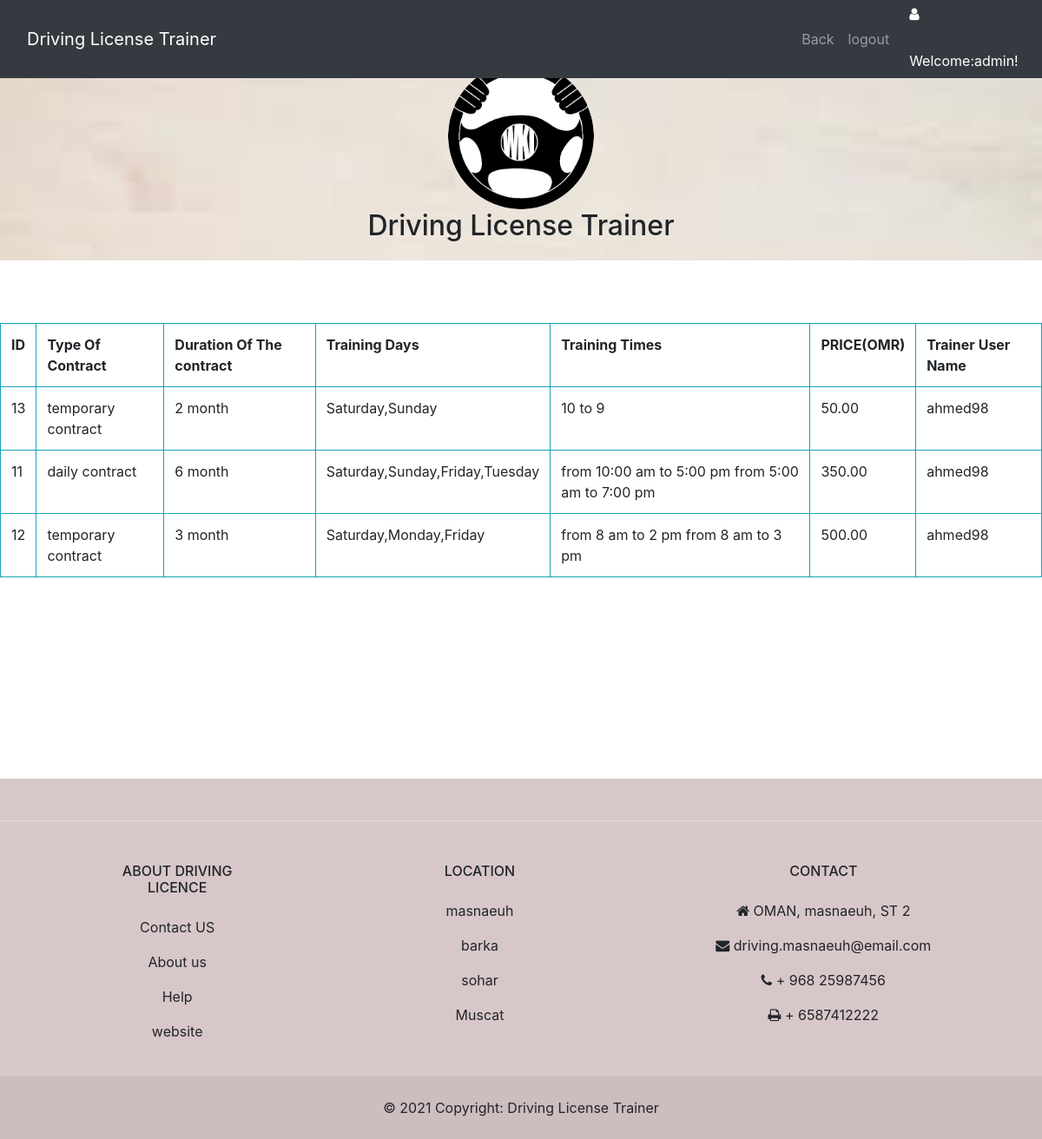
The app's page /admin_view_TrainingDetalies.php?username=ahmed98 (signed in) with its own data.
### tables this page shows
CREATE TABLE IF NOT EXISTS `tbldetailstrainng` (
  `deid` int(8) NOT NULL AUTO_INCREMENT,
  `Typ_contr` varchar(20) NOT NULL COMMENT 'Type_of_Contract',
  `Dur_contr` varchar(20) NOT NULL COMMENT 'Duration of the contract',
  `tra_days` varchar(200) NOT NULL COMMENT 'training days',
  `tra_time` varchar(200) NOT NULL COMMENT 'training times',
  `price` float(8,2) NOT NULL,
  `num_trainees` int(20) NOT NULL,
  `username` varchar(20) NOT NULL,
  PRIMARY KEY (`deid`)
);

CREATE TABLE IF NOT EXISTS `tbltrainer` (
  `trid` int(10) NOT NULL AUTO_INCREMENT,
  `fname` varchar(15) NOT NULL,
  `lname` varchar(15) NOT NULL,
  `email` varchar(50) NOT NULL,
  `phone` int(8) NOT NULL,
  `address` varchar(30) NOT NULL,
  `brithdate` date NOT NULL,
  `gender` varchar(10) NOT NULL,
  `licensing` blob NOT NULL,
  `IDcard` blob NOT NULL,
  `seq` varchar(100) NOT NULL,
  `answer` varchar(50) NOT NULL,
  `username` varchar(20) NOT NULL,
  `password` varchar(8) NOT NULL,
  `status` varchar(20) NOT NULL,
  `gname` varchar(30) NOT NULL,
  `wname` varchar(30) NOT NULL,
  PRIMARY KEY (`trid`)
);

### admin_view_TrainingDetalies.php (the view, shortened to what this page needs)
<!DOCTYPE html PUBLIC "-//W3C//DTD XHTML 1.0 Transitional//EN" "http://www.w3.org/TR/xhtml1/DTD/xhtml1-transitional.dtd">
<html xmlns="http://www.w3.org/1999/xhtml">
<head>
<link rel="stylesheet" type="text/css"  href="BOOTSTRAPFILE/css/bootstrap.css">
    </head>
    <body  style="margin:0; padding:0; border:0;  background-color:white   ">
       <nav class="navbar navbar-expand-lg navbar-dark bg-dark fixed-top">
     <div class="container">
     <a class="navbar-brand" href="#">Driving License Trainer </a>
      <div class="collapse navbar-collapse" id="navbarResponsive">
         <ul class="navbar-nav ml-auto">
                     <li class="nav-item">
            <a class="nav-link" href="admin_View_Aprove_Trainer.php">Back</a>
          </li>
          <li class="nav-item">
            <a class="nav-link" href="logout.php">logout </a>
          </li>
        </ul>
      </div>
    </div>   <div class="icon" style="color: #FFFFFF"><i class="fa  fa-user" style="width:30px; height:50px"></i>Welcome:<?php
	$usernamea= $_SESSION['txtid1'];
	include ("connect.php");
	$qryname = "select * from  tbladmin where ausername='$usernamea' ";
	$result = mysqli_query($con,$qryname);
	while($rows = mysqli_fetch_assoc($result))
	{ $namee=$rows['aname'];
}
	echo $namee. "!";
	?></div>
  </nav>
 <header class="text-center" style="background-image:url('img/bg1.jpg'); background-repeat:no-repeat; background-size:cover; height: 300px;">
    &nbsp;<br /><br /><br />
	 <img class="img-fluid rounded-circle"  src="img/images.png" alt="" height="147" width="168">
	 <h2>Driving License Trainer</h2>
	 </header>
<br /><br />
<?php
   include('connect.php');
   $username=$_GET['username'];
	$q="select * from   tbldetailstrainng a,tbltrainer d  where      a.username=d.username and   d.username='$username'   ";
$r=mysqli_query($con,$q);
$num=mysqli_num_rows($r);
if ($num > 0){
	echo "<br>";
echo"<table  class=table table-striped  border=1 width=700 align=center cellspacing=0>";
echo"<th class='border border-info'>  ID";
echo"<th class='border border-info'>  Type Of Contract";
echo"<th class='border border-info'> Duration Of The contract	";
echo"<th class='border border-info'> Training Days";
echo"<th class='border border-info'> Training Times";
echo"<th class='border border-info'> PRICE(OMR)";
echo"<th class='border border-info'>  Trainer User Name";
echo"<tr>";
while($row = mysqli_fetch_assoc($r)) {
$deid=$row["deid"];
$Typ_contr=$row["Typ_contr"];
$Dur_contr=$row["Dur_contr"];
$tra_days=$row["tra_days"];
$tra_time=$row["tra_time"];
$price=$row["price"];
$username=$row["username"];
echo"<tr class='border border-info'>";
echo"<td class='border border-info'>$deid";
echo"<td class='border border-info'>$Typ_contr";
echo"<td class='border border-info'>$Dur_contr";
echo"<td class='border border-info'>$tra_days";
echo"<td class='border border-info'>$tra_time";
echo"<td class='border border-info'>$price";
echo"<td class='border border-info'>$username";
echo"</tr>";
		}
echo"</table><br>";
}else{
	echo "<center>This user has not added any training details! <br></center>";
			unset($_SESSION["username"]);
}
?>
<br />
	   <br />
       <br />
<br /><br />
  <br />
    <br />
  <br />
<link href="https://cdnjs.cloudflare.com/ajax/libs/font-awesome/4.7.0/css/font-awesome.min.css" rel="stylesheet">
<footer class="auto-style2">
  <section
    class="d-flex justify-content-center justify-content-lg-between p-4 border-bottom bg-dinager"
       >
  </section>
  <section class="">
    <div class="container text-center text-md-start mt-5">
      <div class="row mt-3">
               <div class="col-md-2 col-lg-2 col-xl-2 mx-auto mb-4">
          <h6 class="text-uppercase fw-bold mb-4">
            About Driving Licence
          </h6>
          <p>
            <a href="#!" class="text-reset">Contact US </a>
          </p>
          <p>
            <a href="#!" class="text-reset">About us</a>
          </p>
          <p>
            <a href="#!" class="text-reset">Help</a>
          </p>
          <p>
            <a href="#!" class="text-reset">website</a>
          </p>
        </div>
        <div class="col-md-3 col-lg-2 col-xl-2 mx-auto mb-4">
          <h6 class="text-uppercase fw-bold mb-4">
            Location
          </h6>
          <p>
            <a href="#!" class="text-reset">masnaeuh</a>
          </p>
          <p>
            <a href="#!" class="text-reset">barka</a>
          </p>
          <p>
            <a href="#!" class="text-reset">sohar</a>
          </p>
          <p>
            <a href="#!" class="text-reset">Muscat</a>
          </p>
        </div>
        <div class="col-md-4 col-lg-3 col-xl-3 mx-auto mb-md-0 mb-4">
          <h6 class="text-uppercase fw-bold mb-4">
            Contact
          </h6>
          <p><i class="fa fa-home me-3"></i> OMAN, masnaeuh, ST 2</p>
          <p>
            <i class="fa fa-envelope me-3"></i>
            driving.masnaeuh@email.com
          </p>
          <p><i class="fa fa-phone me-3"></i> + 968 25987456</p>
          <p><i class="fa fa-print me-3"></i> + 6587412222</p>
        </div>
      </div>
    </div>
  </section>
  <div class="text-center p-4" style="background-color: rgba(0, 0, 0, 0.05);">
    © 2021 Copyright:
    <a class="text-reset fw-bold" href="https://mdbootstrap.com/">Driving License Trainer</a>
  </div>
</footer>
</body>
</html>

### admin_view_TrainingDetalies.php (style rules this page uses)
.auto-style2 { background-color: #D7C7C9; }

### records on screen
tbldetailstrainng: deid "13", Typ_contr "temporary contract", Dur_contr "2 month", tra_days "Saturday,Sunday", tra_time "10 to 9", price "50.00", tbltrainer.username "ahmed98"
tbldetailstrainng: deid "11", Typ_contr "daily contract", Dur_contr "6 month", tra_days "Saturday,Sunday,Friday,Tuesday", tra_time "from 10:00 am to 5:00 pm from 5:00 am to 7:00 pm", price "350.00", tbltrainer.username "ahmed98"
tbldetailstrainng: deid "12", Typ_contr "temporary contract", Dur_contr "3 month", tra_days "Saturday,Monday,Friday", tra_time "from 8 am to 2 pm from 8 am to 3 pm", price "500.00", tbltrainer.username "ahmed98"

### other values on screen
$namee "admin"
